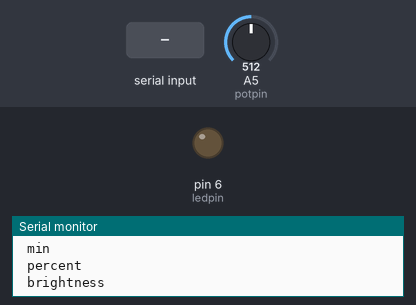
A sketch run on a simulated Arduino Uno, built with avr-gcc and run on an emulated ATmega328P. Parts: output pins drawn as LEDs (lit = HIGH), the last lines printed to the serial monitor. The inputs (shaded band) are chosen by the test bench; at power-on: A5 (potpin) = 512.

Above: at 1.2 s.
1.3 s: "brightness\n" received over Serial
At 3.0 s:
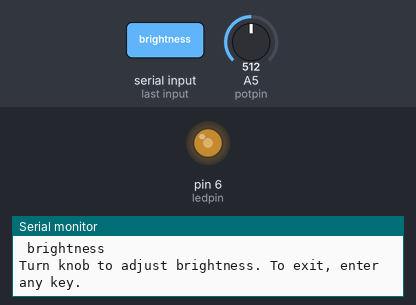
3.8 s: A5 (potpin) set to 716
At 5.0 s:
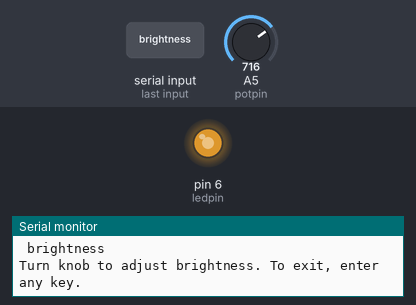
5.3 s: A5 (potpin) set to 900
At 6.1 s:
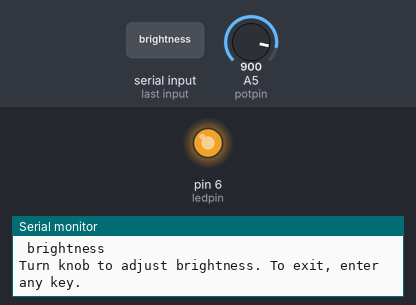
6.8 s: A5 (potpin) set to 122
At 7.2 s:
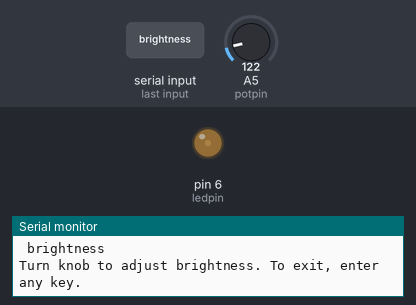
8.3 s: A5 (potpin) set to 511
At 9.6 s:
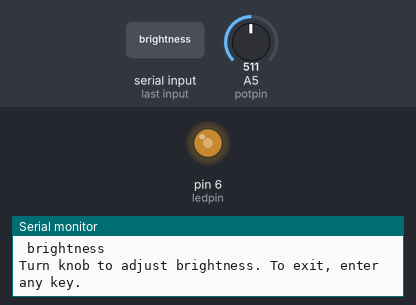
Timing chart, 0 to 10.8 s (numbered marks = the images above; inputs shaded):
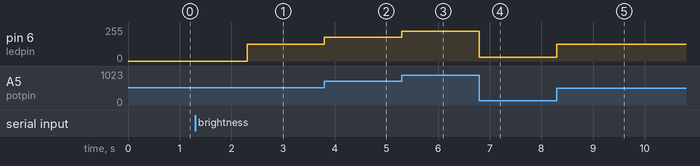

Measured:
- after the input at 1.3 s, pin 6 (ledpin): 0/255 → 127/255 after 1.0 s
- after the input at 3.8 s, pin 6 (ledpin): 127/255 → 178/255 at once
- after the input at 5.3 s, pin 6 (ledpin): 178/255 → 224/255 at once
- after the input at 6.8 s, pin 6 (ledpin): 224/255 → 30/255 at once
- after the input at 8.3 s, pin 6 (ledpin): 30/255 → 127/255 at once

The sketch:

led_brighness_control_system1.ino
```cpp
// Variable declarations
String mes = "MENU Options\n on\n off\n max\n min\n percent\n brightness\n";
String ip = "";
float curbri=0.0;
int ledpin = 6;
int potpin = A5;
int potval;
float per;
float ledval;

void setup() {
  pinMode(ledpin, OUTPUT);
  pinMode(potpin, INPUT);
  Serial.begin(9600);
}

void loop() {

  // Display menu and wait for user input
  Serial.println(mes);
  while (Serial.available() == 0) {}
  ip = Serial.readString();
  ip.trim();

  // Brightness (0-255) to percentage calculation
  per = (100.0 / 255.0) * curbri;

// Process the user's menu selection
  if (ip == "on") {
    curbri=255;
    analogWrite(ledpin, 255);
  }
  else if (ip == "off") {
    curbri=0;
    analogWrite(ledpin, 0);
  }
  else if (ip == "max") {
    curbri=255;
    analogWrite(ledpin, 255);
  }
  else if (ip == "min") {
    curbri=10;
    analogWrite(ledpin, 10);
  }
  else if (ip == "percent") {
    delay(100);
    Serial.print(per);
    Serial.println("%");
    Serial.print("\n");
    delay(100);
  }

  else if (ip == "brightness"){
  // Allow brightness control using the potentiometer
  Serial.println("Turn knob to adjust brightness. To exit, enter any key.");
  while (Serial.available() == 0) {
    // Read potentiometer value and map it to PWM brightness
    potval = analogRead(potpin);
    ledval = (255.0 / 1023.0) * potval;
    curbri=ledval;
    analogWrite(ledpin, ledval);
  }

  // Clear the exit character from the serial buffer
  Serial.readString();
 }
}
```
